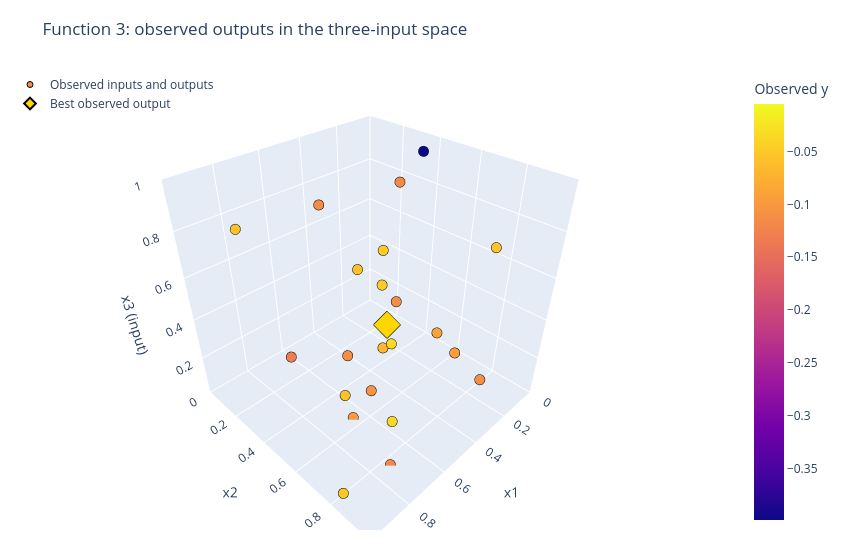

Notebook code cell kept with this figure:
### Code cell
# All three axes are inputs; measured output is colour, with no fitted surface.
cloud = plot_observed_input_cloud(
    review["inputs"].to_numpy(), review["outputs"].to_numpy(),
    title=f"Function {FUNCTION_NUMBER}: observed outputs in the three-input space", **CLOUD_SETTINGS,
    save_to=FIGURES_DIR / "observed-input-cloud.html",
)
cloud.show(config={**PLOT_CONFIG, "responsive": CLOUD_SETTINGS["width"] is None})

### Figure 1 — Plotly figure (JSON) as saved in the notebook; plotly's stock layout.template omitted (floating-point values rounded to 4 significant figures)
{"data": [{"customdata": [-0.1121, -0.08796, -0.1114, -0.03484, -0.04801, -0.1106, -0.3989, -0.1139, -0.1315, -0.09419, -0.04695, -0.106, -0.118, -0.03638, -0.05676, -0.05643, -0.05128, -0.05421, -0.05664, -0.09837, -0.1214, -0.06587, -0.004952], "hovertemplate": "x1=%{x:.4f}<br>x2=%{y:.4f}<br>x3=%{z:.4f}<br>Observed y=%{customdata:.4f}<extra></extra>", "marker": {"cmax": -0.004952, "cmin": -0.3989, "color": [-0.1121, -0.08796, -0.1114, -0.03484, -0.04801, -0.1106, -0.3989, -0.1139, -0.1315, -0.09419, -0.04695, -0.106, -0.118, -0.03638, -0.05676, -0.05643, -0.05128, -0.05421, -0.05664, -0.09837, -0.1214, -0.06587, -0.004952], "colorbar": {"title": {"text": "Observed y"}}, "colorscale": [[0.0, "#0d0887"], [0.1111, "#46039f"], [0.2222, "#7201a8"], [0.3333, "#9c179e"], [0.4444, "#bd3786"], [0.5556, "#d8576b"], [0.6667, "#ed7953"], [0.7778, "#fb9f3a"], [0.8889, "#fdca26"], [1.0, "#f0f921"]], "line": {"color": "black", "width": 1}, "size": 6}, "mode": "markers", "name": "Observed inputs and outputs", "type": "scatter3d", "x": [0.1715, 0.2421, 0.5349, 0.4926, 0.1346, 0.3455, 0.1518, 0.6455, 0.7469, 0.1705, 0.2205, 0.666, 0.04681, 0.6001, 0.966, 0.3351, 0.9545, 0.3523, 0.9038, 0.6585, 0.7212, 0.4952, 0.52], "y": [0.3439, 0.6441, 0.3985, 0.6116, 0.2199, 0.9414, 0.44, 0.3971, 0.2842, 0.697, 0.2978, 0.672, 0.2314, 0.7251, 0.8611, 0.2575, 0.8195, 0.9308, 0.2689, 0.5582, 0.831, 0.5686, 0.61], "z": [0.2487, 0.2724, 0.1734, 0.3402, 0.4582, 0.2694, 0.9909, 0.9198, 0.2263, 0.1492, 0.3436, 0.2463, 0.7706, 0.06609, 0.5668, 0.4595, 0.04216, 0.8498, 0.8752, 0.006012, 0.001845, 0.2952, 0.45]}, {"customdata": [-0.004952], "hovertemplate": "Best observed y=%{customdata:.4f}<extra></extra>", "marker": {"color": "gold", "line": {"color": "black", "width": 2}, "size": 9, "symbol": "diamond"}, "mode": "markers", "name": "Best observed output", "type": "scatter3d", "x": [0.52], "y": [0.61], "z": [0.45]}], "layout": {"autosize": false, "height": 560, "legend": {"x": 0, "y": 1}, "margin": {"b": 30, "l": 10, "r": 80, "t": 70}, "scene": {"aspectmode": "cube", "dragmode": "orbit", "xaxis": {"range": [0, 1], "title": {"text": "x1"}}, "yaxis": {"range": [0, 1], "title": {"text": "x2"}}, "zaxis": {"range": [0, 1], "title": {"text": "x3 (input)"}}}, "title": {"text": "Function 3: observed outputs in the three-input space"}, "width": 850}}
